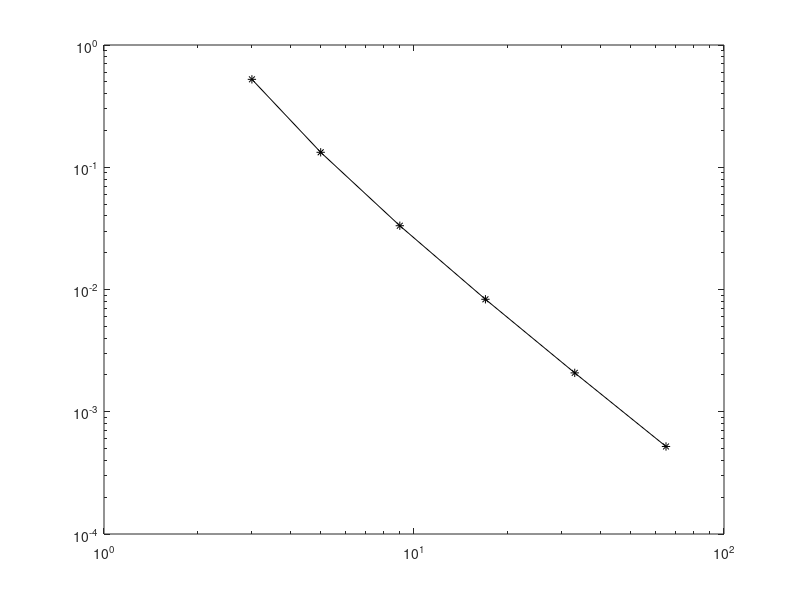

This figure's MATLAB source:
f = @(x) exp(x);

h = [1, 1 / 2, 1 / 4, 1 / 8, 1 / 16, 1 / 32]; % Diametros de la particion

a = 0;
b = 2;

% Valor de la integral que buscamos
I_val = exp(2) - 1;

% Vectores donde almacenamos los errores
error = zeros(1, 6);
ef = zeros(1, 6);

for i = 1 : 6
    xx = [a : h(i) : b]; % Nodos de la particion
    n_nodos = length(xx);
    delta = (b - a) / (n_nodos - 1);

    % Calculo de la cuadratura mediante la regla de los trapecios
    S = 0.5 * (f(xx(1)) + f(xx(n_nodos))) + sum(f(xx(2 : n_nodos - 1)));
    S = delta * S;

    % Guardamos los errores y el número de nodos
    error(i) = abs(I_val - S);
    ef(i) = n_nodos;
end

loglog(ef, error, '*-k');

log2(error(1 : 5) ./ error(2 : 6))
